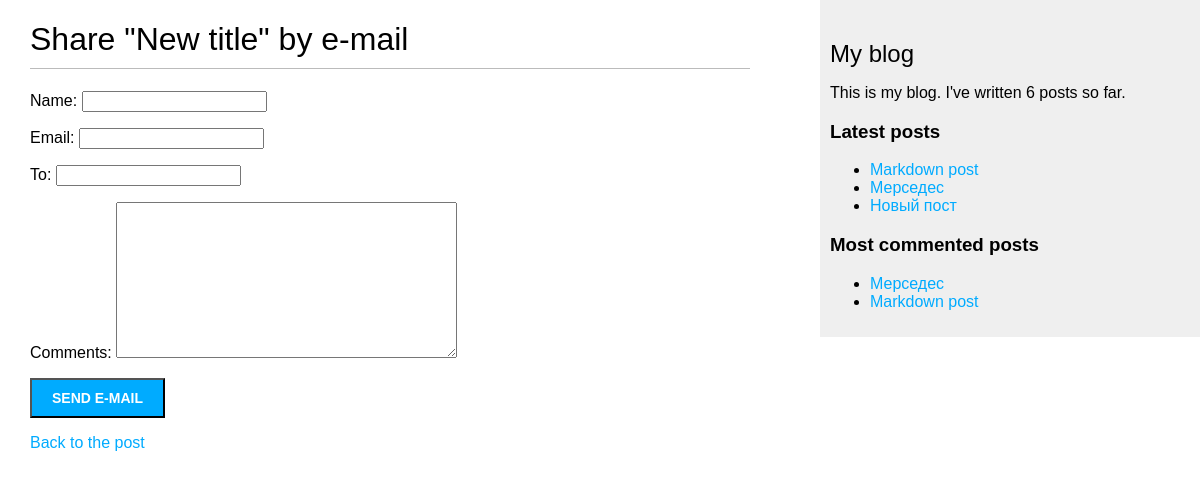
/blog/2/share/, run on the app's committed database.
### blog/models.py (models this page shows, shortened)
class Post(models.Model):
    class Status(models.TextChoices):
        DRAFT = 'DF', 'Draft'
        PUBLISHED = 'PB', 'Published'
    title = models.CharField(max_length=255)
    slug = models.SlugField(max_length=250, unique_for_date='publish')
    author = models.ForeignKey(User, on_delete=models.CASCADE, related_name='blog_posts')
    body = models.TextField()
    publish = models.DateTimeField(default=timezone.now())
    created = models.DateTimeField(auto_now_add=True)
    updated = models.DateTimeField(auto_now=True)
    status = models.CharField(max_length=2, choices=Status.choices, default=Status.DRAFT)
    objects = models.Manager()
    published = PublishedManager()
    tags = TaggableManager()
    def get_absolute_url(self):
        return reverse('blog:post_detail', args=[self.publish.year, self.publish.month, self.publish.day, self.slug])
    class Meta:
        ordering = ['-publish']
        indexes = [
            models.Index(fields=['-publish']),
        ]

### blog/views.py (the view)
# urls.py: path('<int:post_id>/share/', views.post_share, name='post_share'),
def post_share(request, post_id):
    post = get_object_or_404(Post, id=post_id, status=Post.Status.PUBLISHED)
    sent = False
    if request.method == 'POST':
        form = EmailPostForm(request.POST)
        if form.is_valid():
            cd = form.cleaned_data
            post_url = request.build_absolute_uri(post.get_absolute_url())
            subject = f"{cd['name']} recommends you read {post.title}"
            message = f"Read {post.title} at {post_url}\n\n{cd['name']}\'s ({cd['email']}) comments: {cd['comments']}"
            send_mail(subject, message, settings.EMAIL_HOST_USER, [cd['to']])
            sent = True
    else:
        form = EmailPostForm()
    return render(request, 'blog/post/share.html', {'post': post, 'form': form, 'sent': sent})

### blog/forms.py
class EmailPostForm(forms.Form):
    name = forms.CharField(max_length=255)
    email = forms.EmailField()
    to = forms.EmailField()
    comments = forms.CharField(required=False, widget=forms.Textarea)

### blog/models.py (called while the page is built)
    def get_queryset(self):
        return super().get_queryset().filter(status=Post.Status.PUBLISHED)

### blog/templatetags/blog_tags.py (called while the page is built)
@register.simple_tag
def total_posts():
    return Post.published.count()

@register.inclusion_tag('blog/post/latest_posts.html')
def show_latest_posts(count=5):
    latest_posts = Post.published.order_by('-publish')[:count]
    return {'latest_posts': latest_posts}

@register.simple_tag
def get_most_commented_posts(count=5):
    return Post.published.annotate(total_comments=Count('comments')).exclude(total_comments=0).order_by('-total_comments')[:count]

### templates/blog/post/share.html (shortened to what this page needs)
{% extends 'blog/base.html' %}
{% block content %}
	{% if sent %}
		<h1>E-mail successfully sent</h1>
		<p>
			'{{ post.title }}' was successfully sent to {{ form.cleaned_data.to }}.
		</p>
	{% else %}
		<h1>Share "{{ post.title }}" by e-mail</h1>
		<form method="post">
			{{ form.as_p }}
			<input type="submit" value="Send e-mail">
		</form>
	{% endif %}
	<p><a href="{{ post.get_absolute_url }}">Back to the post</a></p>
{% endblock %}

### templates/blog/base.html (shortened to what this page needs)
{% load blog_tags %}
{% load static %}
<!DOCTYPE html>
<html lang="en">
<head>
    <link rel="stylesheet" href="{% static 'css/blog.css' %}">
</head>
<body>
    <div id="content">
        {% block content %}
        {% endblock %}
    </div>
    <div id="sidebar">
        <h2>My blog</h2>
        <p>
            This is my blog.
            I've written {% total_posts %} posts so far.
        </p>
        <h3>Latest posts</h3>
        {% show_latest_posts 3 %}
        <h3>Most commented posts</h3>
        {% get_most_commented_posts as most_commented_posts %}
        <ul>
            {% for post in most_commented_posts %}
            <li>
                <a href="{{ post.get_absolute_url }}">{{ post.title }}</a>
            </li>
            {% endfor %}
        </ul>
    </div>
</body>
</html>

### templates/blog/post/latest_posts.html
<ul>
	{% for post in latest_posts %}
		<li>
			<a href="{{ post.get_absolute_url }}">{{ post.title }}</a>
		</li>
	{% endfor %}
</ul>

### blog/static/css/blog.css (style rules this page uses)
body { margin: 0; padding: 0; font-family: Helvetica, sans-serif; }
a { color: #00abff; text-decoration: none; }
h1 { font-weight: normal; border-bottom: 1px solid #bbb; padding: 0 0 10px 0; }
h2 { font-weight: normal; margin: 30px 0 0; }
#content { float: left; width: 60%; padding: 0 0 0 30px; }
#sidebar { float: right; width: 30%; padding: 10px; background: #efefef; height: 100%; }
input[type=submit] { font-weight: bold; background: #00abff; color: #fff; padding: 10px 20px; font-size: 14px; text-transform: uppercase; }

### data on the page
Post: title "New title"
Post: title "Markdown post"
Post: title "Мерседес"
Post: title "Новый пост"
